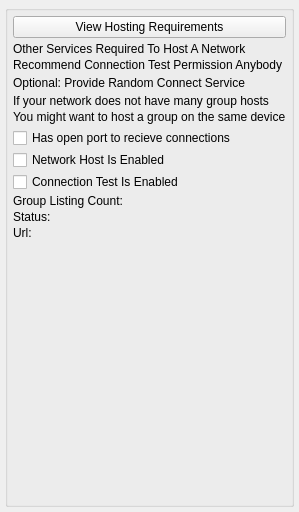
<?xml version="1.0" encoding="UTF-8"?>
<ui version="4.0">
 <class>AppletHostNetworkStatusUi</class>
 <widget class="QWidget" name="AppletHostNetworkStatusUi">
  <property name="geometry">
   <rect>
    <x>0</x>
    <y>0</y>
    <width>296</width>
    <height>512</height>
   </rect>
  </property>
  <property name="sizePolicy">
   <sizepolicy hsizetype="Expanding" vsizetype="Expanding">
    <horstretch>0</horstretch>
    <verstretch>0</verstretch>
   </sizepolicy>
  </property>
  <property name="windowTitle">
   <string>Host A Group</string>
  </property>
  <layout class="QGridLayout" name="gridLayout">
   <property name="leftMargin">
    <number>5</number>
   </property>
   <property name="topMargin">
    <number>5</number>
   </property>
   <property name="rightMargin">
    <number>5</number>
   </property>
   <property name="bottomMargin">
    <number>5</number>
   </property>
   <item row="0" column="0">
    <widget class="QGroupBox" name="ItemsGroupBox">
     <property name="minimumSize">
      <size>
       <width>0</width>
       <height>0</height>
      </size>
     </property>
     <property name="title">
      <string/>
     </property>
     <layout class="QVBoxLayout" name="verticalLayout">
      <property name="spacing">
       <number>2</number>
      </property>
      <property name="leftMargin">
       <number>5</number>
      </property>
      <property name="topMargin">
       <number>5</number>
      </property>
      <property name="rightMargin">
       <number>5</number>
      </property>
      <property name="bottomMargin">
       <number>5</number>
      </property>
      <item>
       <widget class="QPushButton" name="m_HostingRequirementsButton">
        <property name="text">
         <string>View Hosting Requirements</string>
        </property>
       </widget>
      </item>
      <item>
       <widget class="PermissionWidget" name="m_NetworkHostPermissionWidget" native="true"/>
      </item>
      <item>
       <widget class="QLabel" name="label">
        <property name="text">
         <string>Other Services Required To Host A Network</string>
        </property>
       </widget>
      </item>
      <item>
       <widget class="QLabel" name="label_2">
        <property name="text">
         <string>Recommend Connection Test Permission Anybody</string>
        </property>
       </widget>
      </item>
      <item>
       <widget class="PermissionWidget" name="m_ConnectTestPermissionWidget" native="true"/>
      </item>
      <item>
       <widget class="QLabel" name="label_8">
        <property name="text">
         <string>Optional: Provide Random Connect Service</string>
        </property>
       </widget>
      </item>
      <item>
       <widget class="PermissionWidget" name="m_RandomConnectPermissionWidget" native="true"/>
      </item>
      <item>
       <widget class="QLabel" name="label_3">
        <property name="text">
         <string>If your network does not have many group hosts</string>
        </property>
       </widget>
      </item>
      <item>
       <widget class="QLabel" name="label_4">
        <property name="text">
         <string>You might want to host a group on the same device</string>
        </property>
       </widget>
      </item>
      <item>
       <widget class="PermissionWidget" name="m_GroupPermissionWidget" native="true"/>
      </item>
      <item>
       <widget class="QCheckBox" name="m_OpenPortCheckBox">
        <property name="text">
         <string>Has open port to recieve connections</string>
        </property>
       </widget>
      </item>
      <item>
       <widget class="QCheckBox" name="m_NetworkHostPermissionCheckBox">
        <property name="text">
         <string>Network Host Is Enabled</string>
        </property>
       </widget>
      </item>
      <item>
       <widget class="QCheckBox" name="m_ConnectionTestPermissionCheckBox">
        <property name="text">
         <string>Connection Test Is Enabled</string>
        </property>
       </widget>
      </item>
      <item>
       <layout class="QHBoxLayout" name="horizontalLayout">
        <item>
         <widget class="QLabel" name="label_5">
          <property name="text">
           <string>Group Listing Count:</string>
          </property>
         </widget>
        </item>
        <item>
         <widget class="QLabel" name="m_GroupListCountLabel">
          <property name="sizePolicy">
           <sizepolicy hsizetype="Expanding" vsizetype="Preferred">
            <horstretch>0</horstretch>
            <verstretch>0</verstretch>
           </sizepolicy>
          </property>
          <property name="text">
           <string/>
          </property>
         </widget>
        </item>
       </layout>
      </item>
      <item>
       <layout class="QHBoxLayout" name="horizontalLayout_3">
        <item>
         <widget class="QLabel" name="label_6">
          <property name="text">
           <string>Status:</string>
          </property>
         </widget>
        </item>
        <item>
         <widget class="QLabel" name="m_HostingStatusText">
          <property name="text">
           <string/>
          </property>
         </widget>
        </item>
       </layout>
      </item>
      <item>
       <layout class="QHBoxLayout" name="horizontalLayout_2">
        <item>
         <widget class="QLabel" name="label_7">
          <property name="text">
           <string>Url:</string>
          </property>
         </widget>
        </item>
        <item>
         <widget class="QLabel" name="m_UrlText">
          <property name="sizePolicy">
           <sizepolicy hsizetype="Expanding" vsizetype="Preferred">
            <horstretch>0</horstretch>
            <verstretch>0</verstretch>
           </sizepolicy>
          </property>
          <property name="text">
           <string/>
          </property>
         </widget>
        </item>
       </layout>
      </item>
      <item>
       <widget class="FriendListWidget" name="friendListWidget" native="true">
        <property name="sizePolicy">
         <sizepolicy hsizetype="Expanding" vsizetype="Expanding">
          <horstretch>0</horstretch>
          <verstretch>0</verstretch>
         </sizepolicy>
        </property>
       </widget>
      </item>
     </layout>
    </widget>
   </item>
  </layout>
 </widget>
 <customwidgets>
  <customwidget>
   <class>PermissionWidget</class>
   <extends>QWidget</extends>
   <header>PermissionWidget.h</header>
   <container>1</container>
  </customwidget>
  <customwidget>
   <class>FriendListWidget</class>
   <extends>QWidget</extends>
   <header>FriendListWidget.h</header>
   <container>1</container>
  </customwidget>
 </customwidgets>
 <resources>
  <include location="../NoLimitConnect.qrc"/>
 </resources>
 <connections/>
</ui>
